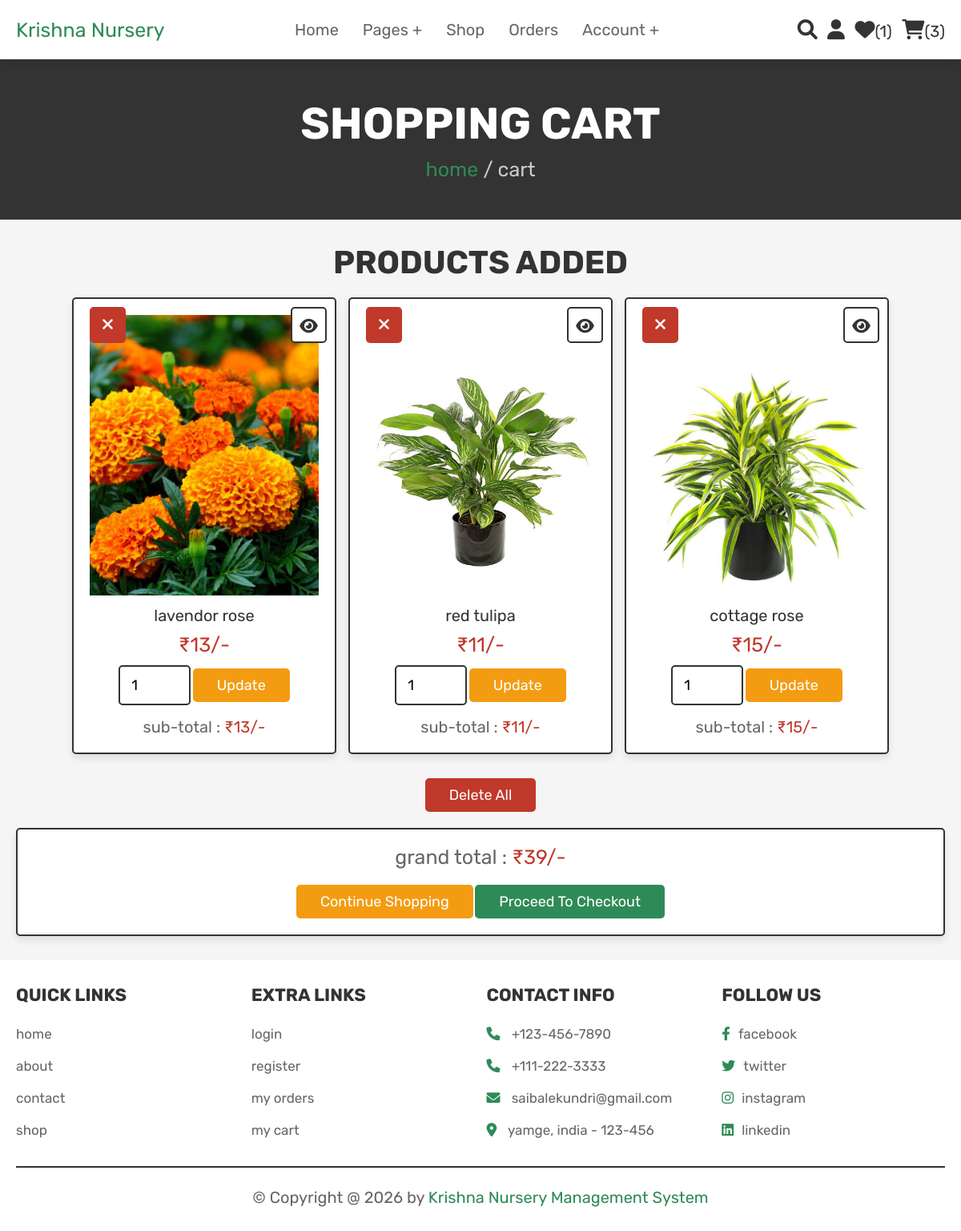
Screenshot of /cart.php (signed in) with the database file from the repository.
### tables this page shows
CREATE TABLE `cart` (
  `id` int(100) NOT NULL,
  `user_id` int(100) NOT NULL,
  `pid` int(100) NOT NULL,
  `name` varchar(100) NOT NULL,
  `price` int(100) NOT NULL,
  `quantity` int(100) NOT NULL,
  `image` varchar(100) NOT NULL
);

### cart.php (the view, shortened to what this page needs)
<?php
@include 'config.php';
$user_id = $_SESSION['user_id'];
?>
<!DOCTYPE html>
<html lang="en">
<head>
   <link rel="stylesheet" href="https://cdnjs.cloudflare.com/ajax/libs/font-awesome/6.0.0/css/all.min.css">
   <link rel="stylesheet" href="css/style.css">
</head>
<body>
<?php @include 'header.php'; ?>
<section class="heading">
    <h3>shopping cart</h3>
    <p> <a href="home.php">home</a> / cart </p>
</section>
<section class="shopping-cart">
    <h1 class="title">products added</h1>
    <div class="box-container">
    <?php
        $grand_total = 0;
        $select_cart = mysqli_query($conn, "SELECT * FROM `cart` WHERE user_id = '$user_id'") or die('query failed');
        if(mysqli_num_rows($select_cart) > 0){
            while($fetch_cart = mysqli_fetch_assoc($select_cart)){
    ?>
    <div  class="box">
        <a href="cart.php?delete=<?php echo $fetch_cart['id']; ?>" class="fas fa-times" onclick="return confirm('delete this from cart?');"></a>
        <a href="view_page.php?pid=<?php echo $fetch_cart['pid']; ?>" class="fas fa-eye"></a>
        <img src="uploaded_img/<?php echo $fetch_cart['image']; ?>" alt="" class="image">
        <div class="name"><?php echo $fetch_cart['name']; ?></div>
        <div class="price">₹<?php echo $fetch_cart['price']; ?>/-</div>
        <form action="" method="post">
            <input type="number" min="1" value="<?php echo $fetch_cart['quantity']; ?>" name="cart_quantity" class="qty">
            <input type="submit" value="update" class="option-btn" name="update_quantity">
        </form>
        <div class="sub-total"> sub-total : <span>₹<?php echo $sub_total = ($fetch_cart['price'] * $fetch_cart['quantity']); ?>/-</span> </div>
    </div>
    <?php
    $grand_total += $sub_total;
        }
    }else{
        echo '<p class="empty">your cart is empty</p>';
    }
    ?>
    </div>
    <div class="more-btn">
        <a href="cart.php?delete_all" class="delete-btn <?php echo ($grand_total > 1)?'':'disabled' ?>" onclick="return confirm('delete all from cart?');">delete all</a>
    </div>
    <div class="cart-total">
        <p>grand total : <span>₹<?php echo $grand_total; ?>/-</span></p>
        <a href="shop.php" class="option-btn">continue shopping</a>
        <a href="checkout.php" class="btn  <?php echo ($grand_total > 1)?'':'disabled' ?>">proceed to checkout</a>
    </div>
</section>
<?php @include 'footer.php'; ?>
</body>
</html>

### css/style.css (style rules this page uses)
:root { --pink:#2e8b57; --red:#c0392b; --orange:#f39c12; --black:#333; --white:#fff; --light-color:#666; --light-white:#ccc; --light-bg:#f5f5f5; --border:.2rem solid var(--black); --box-shadow:0 .5rem 1rem rgba(0,0,0,.1); }
* { font-family: 'Rubik', sans-serif; margin:0; padding:0; box-sizing: border-box; outline: none; border:none; text-decoration: none; transition:all .2s linear; }
html { font-size: 62.5%; overflow-x: hidden; scroll-behavior: smooth; scroll-padding-top: 6.5rem; }
body { background: var(--light-bg); }
section { padding:3rem 2rem; }
.btn, .delete-btn, .option-btn { display: inline-block; border-radius: .5rem; margin-top: 1rem; font-size: 1.8rem; color:var(--white); cursor: pointer; padding:1rem 3rem; text-transform: capitalize; }
.btn { background-color: var(--pink); }
.delete-btn { background-color: var(--red); }
.option-btn { background-color: var(--orange); }
.more-btn { margin-top: 2rem; text-align: center; }
.heading { display: flex; flex-flow: column; align-items: center; justify-content: center; gap:1rem; background-color: var(--black); text-align: center; min-height: 25vh; }
.heading h3 { font-size: 5.5rem; color:var(--white); text-transform: uppercase; }
.heading p { font-size: 2.5rem; color:var(--light-white); }
.heading p a { color:var(--pink); }
.title { text-align: center; margin-bottom: 2rem; color:var(--black); text-transform: uppercase; font-size: 4rem; }
.shopping-cart .box-container { max-width: 1200px; margin:0 auto; display: grid; grid-template-columns: repeat(auto-fit, 33rem); gap:1.5rem; align-items: flex-start; justify-content: center; }
.shopping-cart .box-container .box { padding:2rem; text-align: center; background-color: var(--white); border:var(--border); box-shadow: var(--box-shadow); border-radius: .5rem; position: relative; }
.shopping-cart .box-container .box .image { height: 35rem; width: 100%; object-fit: cover; }
.shopping-cart .box-container .box .fa-eye, .shopping-cart .box-container .box .fa-times { position: absolute; top:1rem; height: 4.5rem; width: 4.5rem; line-height: 4.3rem; font-size: 2rem; border-radius: .5rem; }
.shopping-cart .box-container .box .fa-eye { right:1rem; border:var(--border); background-color: var(--white); color:var(--black); }
.shopping-cart .box-container .box .fa-times { background-color: var(--red); color:var(--white); }
.shopping-cart .box-container .box .name { font-size: 2rem; color:var(--black); margin:1rem 0; }
.shopping-cart .box-container .box .price { font-size: 2.5rem; color:var(--red); margin:.5rem 0; }
.shopping-cart .box-container .box .qty { width: 9rem; padding:1.2rem 1.4rem; border-radius: .5rem; border:var(--border); font-size: 1.8rem; }
.shopping-cart .box-container .box .sub-total { margin-top: 1.5rem; font-size: 2rem; color:var(--light-color); }
.shopping-cart .box-container .box .sub-total span { color:var(--red); }
.shopping-cart .cart-total { max-width: 1200px; margin:0 auto; padding:2rem; text-align: center; background-color: var(--white); border:var(--border); box-shadow: var(--box-shadow); border-radius: .5rem; margin-top: 2rem; }
.shopping-cart .cart-total p { font-size: 2.5rem; color:var(--light-color); margin-bottom: 1rem; }
.shopping-cart .cart-total p span { color:var(--red); }

### rows the page displays
cart: image (picture), name "lavendor rose", price "13", cart_quantity "1"
cart: image (picture), name "red tulipa", price "11", cart_quantity "1"
cart: image (picture), name "cottage rose", price "15", cart_quantity "1"

### other values shown
$wishlist_num_rows "1"
$cart_num_rows "3"
$grand_total "39"
